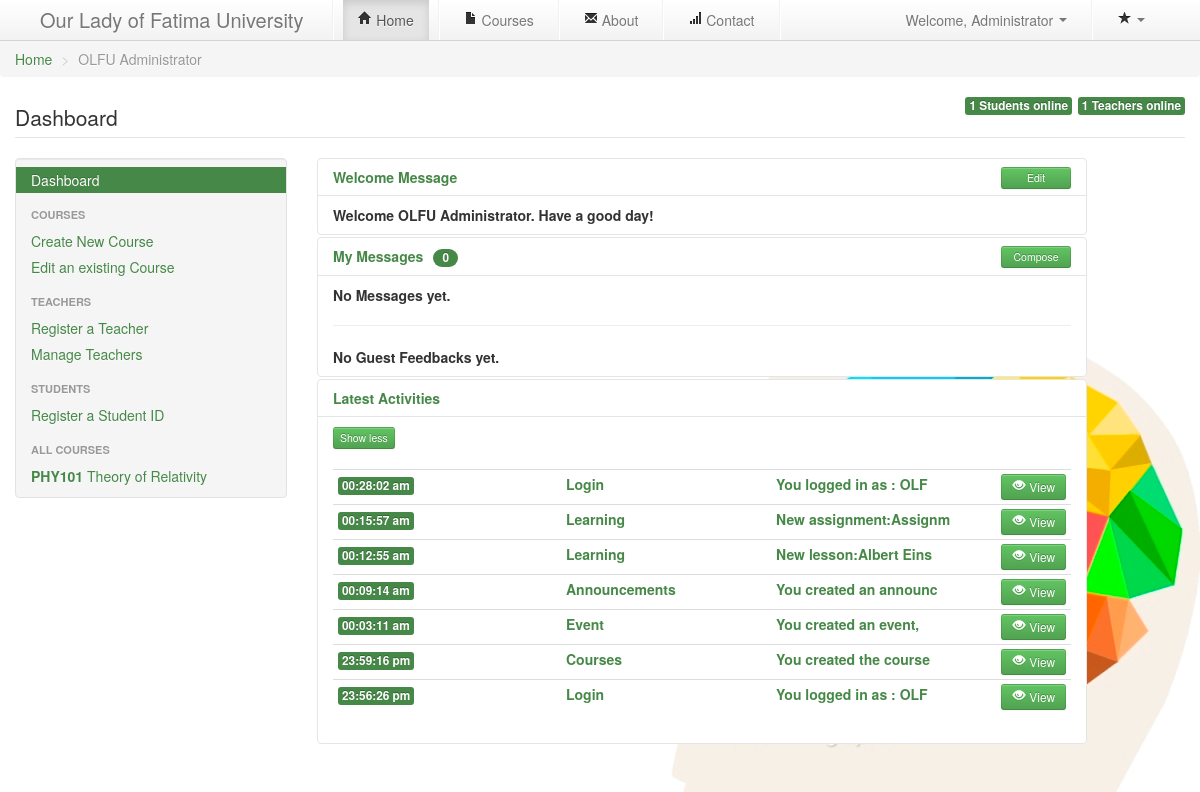
The page /profile.php?&v=a& (signed in) on the database its author committed.
### tables this page shows
CREATE TABLE `uoc_members` (
  `id` int(11) NOT NULL AUTO_INCREMENT,
  `fname` text NOT NULL,
  `lname` text NOT NULL,
  `eml` varchar(36) NOT NULL,
  `uname` varchar(36) NOT NULL,
  `pass` varchar(36) NOT NULL,
  `jdate` timestamp NOT NULL DEFAULT CURRENT_TIMESTAMP ON UPDATE CURRENT_TIMESTAMP,
  `utype` int(1) NOT NULL,
  `regid` varchar(13) NOT NULL,
  PRIMARY KEY (`id`)
);

CREATE TABLE `uoc_courses` (
  `id` int(11) NOT NULL AUTO_INCREMENT,
  `ctitle` text NOT NULL,
  `ccode` varchar(8) NOT NULL,
  `cvis` int(11) NOT NULL,
  `cdate` timestamp NOT NULL DEFAULT CURRENT_TIMESTAMP,
  `passkey` varchar(8) NOT NULL,
  `ccreator` int(11) NOT NULL,
  `cdesc` text NOT NULL,
  PRIMARY KEY (`id`)
);

CREATE TABLE `uoc_activity` (
  `id` int(11) NOT NULL AUTO_INCREMENT,
  `type` text NOT NULL,
  `desc` text NOT NULL,
  `ts` timestamp NOT NULL DEFAULT CURRENT_TIMESTAMP ON UPDATE CURRENT_TIMESTAMP,
  `uid` int(11) NOT NULL,
  PRIMARY KEY (`id`)
);

### conf/setup.php (called while the page is built, shortened)
<?php
$home = "index.php";
$courses = "courses.php";
$about = "about.php";
$contact = "contact.php";
?>

### cont/getTool.php (called while the page is built, shortened)
<?php
include_once "./mod/user.php";
$id = $_SESSION['uid'];
$user = new user();
					$data = mysql_fetch_array($user->check_byId($id));
					$fname = $data['fname'];
					$lname = $data['lname'];
?>

### conf/config.php (called while the page is built, shortened)
<?php
$dbase = "uoc";
?>

### conf/database.php (called while the page is built, shortened)
<?php
	function connect($sql){
	include 'config.php';
	$db = mysql_connect($host,$user,$password) or die(mysql_error());
	$result = mysql_query($sql,$db);
	return $result;
	}
?>

### mod/user.php (called while the page is built, shortened)
<?php
if(file_exists('conf/database.php')){
	include_once 'conf/database.php';
}else{
include_once "../conf/database.php";
}
class user{
	function check_byId($id){
		$qry = "SELECT * from `uoc_members` where `id` = '$id'";
		$rslt = connect($qry);
		return $rslt;
		}
	function get_allactivity($uid){
		$qry = "SELECT * from `uoc_activity` WHERE `uid`='$uid' ORDER BY `ts` desc";
		$rslt = connect($qry);
		return $rslt;
		}
	}
?>

### mod/course.php (called while the page is built, shortened)
<?php
if(file_exists('conf/database.php')){
	include_once 'conf/database.php';
}else{
include_once "../conf/database.php";
}
class course{
	function find_courseall(){
		$qry = "SELECT * from `uoc_courses`";
		$rslt = connect($qry);
		return $rslt;
		}
	}
?>

### mod/messages.php (called while the page is built, shortened)
<?php
if(file_exists('conf/database.php')){
	include_once 'conf/database.php';
}else{
include_once "../conf/database.php";
}
class messages{
	function get_welcome(){
		$qry = "SELECT * FROM `uoc_welcome` ";
		$rslt = connect($qry);
		return $rslt;
		}
	}
?>

### cont/getActivities.php (the view)
<?php
	  require_once "mod/user.php";
		$users1 = new user();
		if(isset($_GET['v']) && $_GET['v']=='a' ){
		$ruser = $users1->get_allactivity($_SESSION['uid']);
		}else{
		$ruser = $users1->get_activity($_SESSION['uid']);
		}
		$rucount = mysql_num_rows($ruser);
		if($rucount>0){
		echo '<table class="table table-condensed" style="width:100%;margin-top:20px;">';
		WHILE($duser = mysql_fetch_array($ruser)):
			$atitle = substr($duser['desc'], 0, 22);
			$atype = substr($duser['type'], 0, 25);
			$date = new DateTime($duser['ts']);
			$odate = date_format( $date,"H:i:s a");
			$odate2 = date_format( $date,"F j, Y");
			echo '<tr>
					<td><span class="label label-success  text-center " data-toggle="tooltip" title="'.$odate2.'">'.$odate.'</span></td>
					<td width=200px><span class="text-success "><strong>'.$atype.'</strong></span></td>
					<td width=200px><span class="text-success "><strong>'.$atitle.'</strong></span></td>
					<td width=80px><button class="btn btn-success btn-small pull-right" href="#viewactivity'.$duser['id'].'" data-toggle="modal"><i class="icon-eye-open icon-white"></i> View</button></td>
				</tr>
<div id="viewactivity'.$duser['id'].'" class="modal fade hide" tabindex="-1" role="dialog" aria-labelledby="myModalLabel1" >
						<div class="modal-header">
							<h5 id="myModalLabel1">'.$duser['type'].'</h5>
						</div>
						  <div class="modal-body">
						  <h4><span class="badge badge-success" data-toggle="tooltip" title="'.$odate2.'"><i class="icon-calendar icon-white"></i>'.$odate.'</span></h4><br/>'.$duser["desc"].'
						  <br/>
						  </div>
						  <div class="modal-footer">
							<button class="btn" data-dismiss="modal" aria-hidden="true">Close</button>
						  </div>
					</div>';
		ENDWHILE;
		echo '</table>
		';
		}else{
		echo '<strong >No Activites yet.</strong> ';
		}
?>

### profile.php (shortened to what this page needs)
<?php
	if(isset($_SESSION["uid"])){
		$type = $_SESSION["type"];
		if($type===1){ $type="Administrator";}
		else if($type===2){ $type="Teacher";}
		else{ $type="Student";}
		include "cont/getTool.php";
		include_once "conf/setup.php";
	}else{
		header( "Location: index.php" ) ;
	}
?>
<!DOCTYPE html>
<html>
  <head>
    <link href="css/bootstrap.css" rel="stylesheet" media="screen">
    <link href="css/bootstrap-responsive.css" rel="stylesheet" media="screen">
  </head>
  <body>
	<div class="navbar navbar-static-top">
		<div class="navbar-inner">
			<div class="container-fluid">
				<a class="brand" href="index.php" name="top">Our Lady of Fatima University</a>
				<div class="nav-collapse collapse">
					<ul class="nav">
						<li class="divider-vertical"></li>
						<li class="active"><a href="<?php echo $home;?>"><i class="icon-home"></i> Home</a></li>
						<li class="divider-vertical"></li>
						<li ><a href="<?php echo $courses;?>"><i class="icon-file"></i> Courses</a></li>
						<li class="divider-vertical"></li>
						<li><a href="<?php echo $about;?>"><i class="icon-envelope"></i> About</a></li>
						<li class="divider-vertical"></li>
						<li><a href="<?php echo $contact;?>"><i class="icon-signal"></i> Contact</a></li>
						<li class="divider-vertical"></li>
					</ul>
					<ul class="nav pull-right">
						<li class="divider-vertical"></li>
						<li class="dropdown">
							<a href="#"
								  class="dropdown-toggle"
								  data-toggle="dropdown">
								  <i class="icon-star"></i>
								  <b class="caret"></b>
							</a>
						</li>
						</ul>
						<ul class="nav pull-right">
                    <li class="dropdown"><a href="#" class="dropdown-toggle" data-toggle="dropdown">Welcome, <?php echo $type;?> <b class="caret"></b></a>
                    </li>
						</ul>
				</div>
			</div>
		</div>
	</div>
<ul class="breadcrumb">
  <li><a href="index.php">Home</a> <span class="divider">></span></li>
  <li class="active"><?php echo ucfirst($fname)." ".ucfirst($lname);?></li>
</ul>
<div class="container">
	<legend>Dashboard
	<?php
		include_once "cont/getOnlineUsers.php";
	?>
	</legend>
	<div class="row">
	<div id="" class="span3 well" style="max-width: 340px; padding: 8px 0;">
	<?php include "cont/getDash.php"; ?>
	</div>
<div class="span8">
     <div class="accordion" id="accordion2">
            <div class="accordion-group">
              <div class="accordion-heading">
                <a class="accordion-toggle" data-toggle="collapse" data-parent="#accordion2" href="#collapseOne">
                  <strong>Welcome Message</strong>
					<?php if($type=="Administrator"){
					echo '<button class="btn btn-success btn-mini pull-right span1" href="#editmessage" data-toggle="modal" >Edit</button>	';} ?>
                </a>
              </div>
              <div id="collapseOne" class="accordion-body collapse" style="height: 0px; ">
                <div class="accordion-inner">
                  <?php include 'cont/getWelcome.php';?>
                </div>
              </div>
            </div>
            <div class="accordion-group">
              <div class="accordion-heading">
                <a class="accordion-toggle" data-toggle="collapse" data-parent="#accordion2" href="#collapseTwo">
                 <strong>My Messages</strong><span class="nummsg badge badge-success" style="margin-left:10px" ></span>
				<button class="btn btn-success btn-mini pull-right span1" href="#composemessage" data-toggle="modal" >Compose</button>
                </a>
              </div>
              <div id="collapseTwo" class="accordion-body collapse">
                <div class="accordion-inner">
                  <?php include 'cont/getMessages.php';?>
                </div>
              </div>
            </div>
            <div class="accordion-group">
              <div class="accordion-heading">
                <a class="accordion-toggle" data-toggle="collapse" data-parent="#accordion3" href="#collapseThree"> <strong >Latest Activities</strong></a>
              </div>
              <div id="collapseThree" class="accordion-body collapse">
                <div class="accordion-inner">
					<?php if(!isset($_GET['v']))
					echo '<a class="btn btn-success btn-mini pull-rigt" href="profile.php?&v=a&">View all</a>		';
						else
					echo '<a class="btn btn-success btn-mini pull-rigt" href="profile.php">Show less</a>		';
						?>
                  <?php include 'cont/getActivities.php';?>
                </div>
              </div>
            </div>
										<?php
										require_once "mod/user.php";
										?>
            </div>
          </div>
    </div>
</div>
</body>
</html>

### cont/getDash.php (shortened to what this page needs)
<?php
if($type=="Student"){
	echo '<ul class="nav nav-list">
	  <li class="active"><a href="#">Dashboard</a></li>
	  <li class="nav-header">Manage Courses</li>
	  <li><a id="enrollCourse" href="#enrollCourseModal" role="button" data-toggle="modal">Enroll on a New Course</a></li>
	  <li><a id="dropCourse" href="#dropCourseModal" role="button" data-toggle="modal">Drop on a Course</a></li>
	  <li class="nav-header">My Courses</li>
	  ';
		include "enrollNewCourseModal.php";
		include "dropCourseModal.php";
	  require_once "mod/course.php";
		$course = new course();
		$represult = $course->find_coursebystudent($_SESSION['uid']);
		if(mysql_num_rows($represult)>0){
		WHILE($data = mysql_fetch_array($represult)):
			echo '<li><a href="courses.php?c='.$data['id'].'&"><strong>'.$data['ccode'].'</strong> '.$data['ctitle'].'</a></li>';
		ENDWHILE;
	  }else{
			echo '<li><a href="courses.php"><strong>No Courses Enrolled.</a></li>';
	  }
echo '</ul>';
	}
else{
echo '<ul class="nav nav-list">
	  <li class="active"><a href="#">Dashboard</a></li>
	  <li class="nav-header">Courses</li>
	  <li><a id="newCourseLink" href="#createCourseModal" role="button" data-toggle="modal">Create New Course</a></li>
	  <li><a id="editCourseLink" href="#editCourseModal" role="button" data-toggle="modal">Edit an existing Course</a></li>';
	  if($type=="Administrator"){
	 echo ' <li class="nav-header">Teachers</li>
	  <li><a id="newCourseLink" href="#createTeacherModal" role="button" data-toggle="modal">Register a Teacher</a></li>
	  <li><a id="editCourseLink" href="#removeTeacherModal" role="button" data-toggle="modal">Manage Teachers</a></li>
	  <li class="nav-header">Students</li>
	  <li><a id="newStudIdLink" href="#newStudIdModal" role="button" data-toggle="modal">Register a Student ID</a></li>
	  <li class="nav-header">All Courses</li>
';
	  }else{
	  echo '<li class="nav-header">My Managed Courses</li>';
	  }
	  require_once "mod/course.php";
		$course = new course();
		if($type=="Administrator") $represult = $course->find_courseall();
		else if($type=="Teacher") $represult = $course->find_coursebycreator($_SESSION['uid']);
		WHILE($data = mysql_fetch_array($represult)):
			echo '<li><a href="courses.php?c='.$data['id'].'"><strong>'.$data['ccode'].'</strong> '.$data['ctitle'].'</a></li>';
		ENDWHILE;
echo '</ul>';
}
?>

### cont/getWelcome.php (shortened to what this page needs)
<?php
	  require_once "mod/messages.php";
		$message = new messages();
		$rmessage = $message->get_welcome();
		$fAcount = mysql_num_rows($rmessage);
		if($fAcount>0){
		WHILE($dmessage = mysql_fetch_array($rmessage)):
			echo '<strong>'.$dmessage['text'].'</strong>';
		ENDWHILE;
		if($type=="Administrator"){
		echo '<div id="editmessage" class="modal fade hide" tabindex="-1" role="dialog" aria-labelledby="myModalLabel1" >
						<div class="modal-header">
							<h5 id="myModalLabel1">Edit Welcome Message</h5>
						</div>
						  <div class="modal-body">
							    <div class="control-group">
								  <label class="control-label" for="adesc">Message</label>
									<div class="controls">
										<textarea rows="3" id="wmsg" name="wmsg" class="input-xlarge" required="required" style="width:90%;">'.$dmessage['text'].'</textarea>
									</div>
								</div>
						  </div>
						  <div class="modal-footer">
							<button class="btn btn-success btnsend1" data-dismiss="modal" aria-hidden="true">Save</button>
						  </div>
					</div>';
					}
		}else{
			echo "<strong>Welcome ".ucfirst($fname)." ".ucfirst($lname).". Have a good day!</strong>";
		}
?>

### profile.php (style rules this page uses)
body { background:#ffffff url('img/bg.jpg') no-repeat fixed 100% 100%; }
.accordion-group { background-color:#fff; }

### rows shown on the page
uoc_members: fname "OLFU", lname "Administrator"
uoc_courses: ccode "PHY101", ctitle "Theory of Relativity"
uoc_activity: ts "00:28:02 am", type "Login", desc "You logged in as : OLF"
uoc_activity: ts "00:15:57 am", type "Learning", desc "New assignment:Assignm"
uoc_activity: ts "00:12:55 am", type "Learning", desc "New lesson:Albert Eins"
uoc_activity: ts "00:09:14 am", type "Announcements", desc "You created an announc"
uoc_activity: ts "00:03:11 am", type "Event", desc "You created an event,"
uoc_activity: ts "23:59:16 pm", type "Courses", desc "You created the course"
uoc_activity: ts "23:56:26 pm", type "Login", desc "You logged in as : OLF"

### other values the page prints
$type "Administrator"
$online_counter_teach "1"
$online_counter_stud "1"
